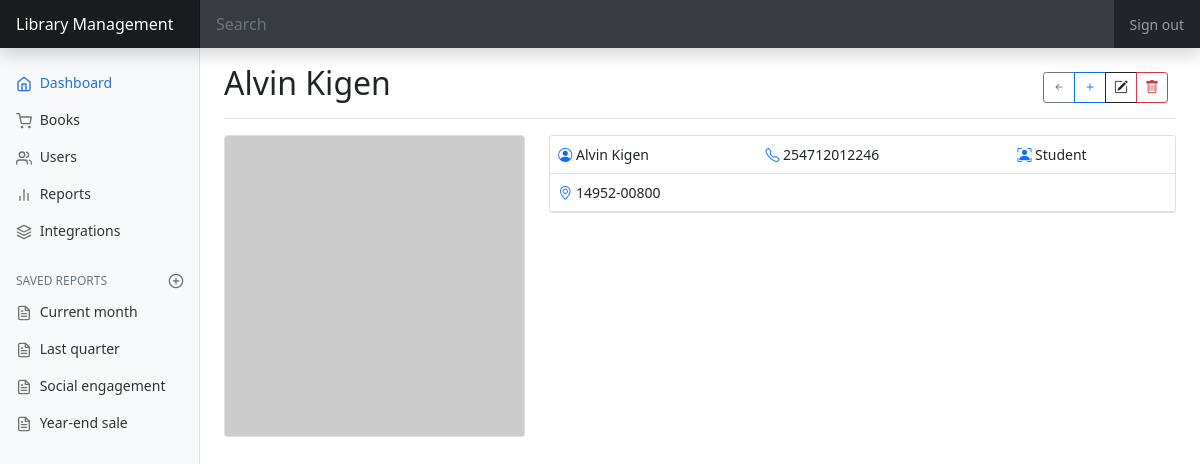
/users/show.php?id=1, run on the app's committed database.
### tables this page shows
CREATE TABLE `users` (
  `id` int(11) NOT NULL,
  `name` varchar(255) NOT NULL,
  `phoneNo` varchar(255) NOT NULL,
  `address` varchar(255) NOT NULL,
  `roleId` int(11) NOT NULL,
  `avatar` varchar(255) DEFAULT NULL,
  `createdAt` timestamp NOT NULL DEFAULT current_timestamp(),
  `updatedAt` timestamp NOT NULL DEFAULT current_timestamp()
);

CREATE TABLE `roles` (
  `id` int(11) NOT NULL,
  `name` varchar(255) NOT NULL,
  `description` varchar(255) NOT NULL,
  `createdAt` timestamp NOT NULL DEFAULT current_timestamp(),
  `updatedAt` timestamp NOT NULL DEFAULT current_timestamp()
);

### users/show.php (the view, shortened to what this page needs)
<?php include('../layouts/header.php') ?>
<?php
if (isset($_GET['id'])) {
  $id = $_GET['id'];
  $sql = "SELECT * FROM users WHERE id = " . $id;
  $result = $db->query($sql);
  if ($result->rowCount() > 0) {
    $row = $result->fetch();
    $name = $row['name'];
    $phoneNo = $row['phoneNo'];
    $address = $row['address'];
    $avatar = $row['avatar'];
?>
    <div class="d-flex justify-content-between flex-wrap flex-md-nowrap align-items-center pt-3 pb-2 mb-3 border-bottom">
      <h1 class="h2"><?= $name; ?></h1>
      <div class="btn-toolbar mb-2 mb-md-0">
        <div class="btn-group me-2">
          <a href="/library_management/users" class="btn btn-sm btn-outline-secondary">
            <i class="bi bi-arrow-left-short"></i>
          </a>
          <a href="/library_management/users/create.php" class="btn btn-sm btn-outline-primary">
            <i class="bi bi-plus"></i>
          </a>
          <a href="/library_management/users/update.php?id=<?= $id; ?>" class="btn btn-sm btn-outline-dark">
            <i class="bi bi-pencil-square"></i>
          </a>
          <button type="button" class="btn btn-sm btn-outline-danger">
            <i class="bi bi-trash"></i>
          </button>
        </div>
      </div>
    </div>
    <div class="row">
      <div class="col-12 col-md-4">
        <div class="card mb-3">
          <img src="<?= $avatar; ?>" alt="Cover Image" class="card-img-top">
        </div>
      </div>
      <div class="col-12 col-md-8">
        <div class="card pb-0">
          <table class="table mb-0">
            <tr>
              <td>
                <i class="bi bi-person-circle text-primary"></i>
                <?= $name; ?>
              </td>
              <td>
                <i class="bi bi-telephone text-primary"></i>
                <?= $phoneNo; ?>
              </td>
              <td>
                <i class="bi bi-person-bounding-box text-primary"></i>
                <?php
                $sql1 = "SELECT * FROM roles WHERE id = " . $row['roleId'];
                $result1 = $db->query($sql1);
                if ($result1->rowCount() > 0) {
                  while ($row1 = $result1->fetch()) {
                    echo $row1['name'];
                  }
                }
                ?>
              </td>
            </tr>
            <tr>
              <td colspan="3">
                <i class="bi bi-geo-alt text-primary"></i>
                <?= $address; ?>
              </td>
            </tr>
          </table>
        </div>
      </div>
    </div>
  <?php
  } else {
  ?>
    <div class="d-flex justify-content-between flex-wrap flex-md-nowrap align-items-center pt-3 pb-2 mb-3 border-bottom">
      <h1 class="h2">User does not exist!</h1>
    </div>
<?php
  }
} else {
  header('Location: /library_management/users/');
}
?>
<?php include('../layouts/footer.php') ?>

### css/dashboard.css (style rules this page uses)
body { font-size: .875rem; }

### data on the page
users: name "Alvin Kigen", phoneNo "254712012246", address "14952-00800"
roles: name "Student"
